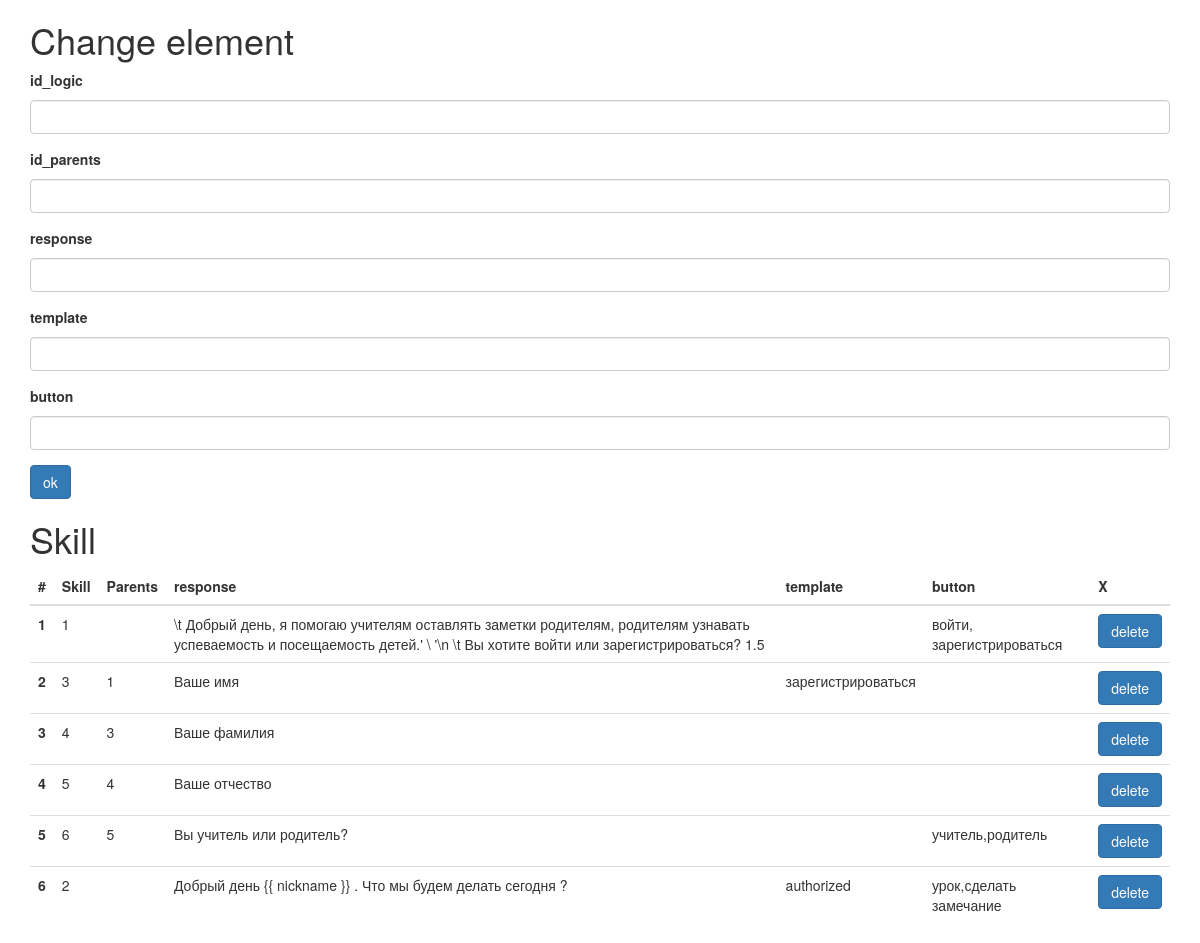
The page /info on the database as committed earlier.
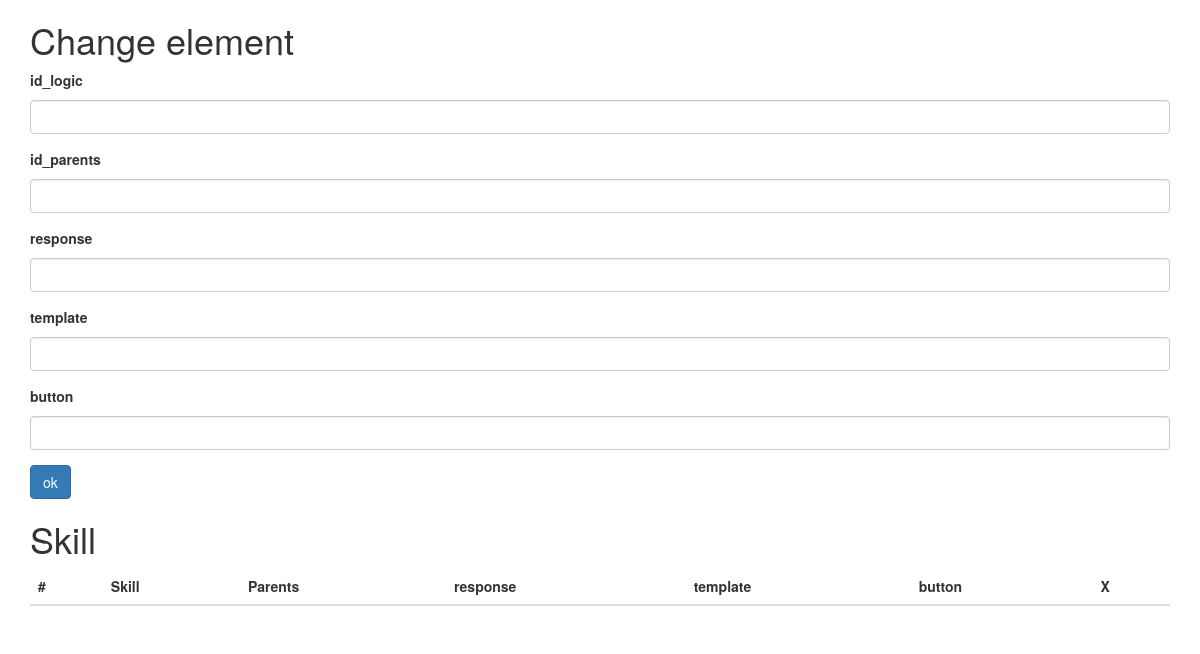
The same page on the database as committed later.
### app.py (models this page shows, shortened)
class Logic(db.Model):
    __tablename__ = 'logic_skill'
    id_logic = db.Column(db.Integer, primary_key=True)
    id_parents = db.Column(db.String(64))
    response = db.Column(db.String(256))
    template = db.Column(db.String(256))
    button = db.Column(db.String(256))

### app.py (the view, shortened to what this page needs)
@app.route('/info', methods=['GET', 'POST'])
def info():
    form = FormAddSkill()
    delform = FormDeleteSkill()
    if request.form.get('id_del') != None:
        Logic.query.filter_by(id_logic=request.form.get('id_del')).delete()
        db.session.commit()
    elif request.form.get('id_parents') != None:
        skill = Logic(id_parents = request.form.get('id_parents'), response = request.form.get('response'),
                      template = request.form.get('template'), button = request.form.get('button'))
        db.session.add(skill)
        db.session.commit()
    logic = Logic.query.all()
    logic = sorted(logic, key=lambda logic: logic.id_parents)
    rekurs_element = {}
    rekursia(logic,'',0,rekurs_element)
    logic = sorted(logic,key=lambda logic: rekurs_element[logic.id_logic])
    return render_template('info.html', title="Личный кабинет", logic=logic, form=form, delform=delform)

### forms.py
class FormAddSkill(Form):
    id_logic = StringField('id_logic')
    id_parents = StringField('id_parents')
    response = StringField('response', validators=[DataRequired()])
    template = StringField('template')
    button = StringField('button')
    submit = SubmitField('ok')

class FormDeleteSkill(Form):
    id_del = HiddenField('id_del')
    deletSub = SubmitField('delete')

### app.py (called while the page is built)
def rekursia(logic,id_parents,iterator,rekurs_element):
    for val in logic:
        if val.id_parents == str(id_parents) and  rekurs_element.get(val.id_logic,0) == 0:
            rekurs_element[val.id_logic] = len(rekurs_element);
            rekursia(logic,val.id_logic,len(rekurs_element),rekurs_element)

### templates/info.html (shortened to what this page needs)
{% extends 'bootstrap/base.html' %}
{% import "bootstrap/wtf.html" as wtf %}
{% block content %}
<div class="container">
    <h1>Change element</h1>
    <form method="post" action="">
          <div class="form-group">
            <label for="exampleInputPassword1">{{ form.id_logic.label }} </label>
            {{ form.id_logic(size=20,class_="form-control") }}
          </div>
          <div class="form-group">
            <label for="exampleInputPassword1"> {{ form.id_parents.label }}</label>
            {{ form.id_parents(size=20,class_="form-control") }}
          </div>
        <div class="form-group">
            <label for="exampleInputPassword1">{{ form.response.label }} </label>
             {{ form.response(size=200,class_="form-control") }}
          </div>
         <div class="form-group">
            <label for="exampleInputPassword1">{{ form.template.label }}</label>
             {{ form.template(size=200,class_="form-control") }}
          </div>
           <div class="form-group">
            <label for="exampleInputPassword1">{{ form.button.label }}</label>
             {{ form.button(size=200,class_="form-control") }}
          </div>
         {{ form.submit(class_="btn btn-primary") }}
    </form>
    <h1>Skill</h1>
     <table class="table table-sm">
     <thead>
        <tr>
            <th scope="col">#</th>
            <th scope="col">Skill</th>
            <th scope="col">Parents</th>
            <th scope="col">response</th>
            <th scope="col">template</th>
            <th scope="col">button</th>
            <th scope="col">X</th>
        </tr>
     </thead>
         {% for log in logic %}
             <tr>
                  <th scope="row">{{ loop.index }}</th>
                  <td>{{ log.id_logic }}</td>
                  <td>{{ log.id_parents }}</td>
                  <td>{{ log.response }}</td>
                  <td>{{ log.template }}</td>
                  <td>{{ log.button }}</td>
                  <td>
                       <form method="post" action="">
                           {{ delform.deletSub(class_="btn btn-primary") }}
                       </form>
                  </td>
             </tr>
         {% endfor %}
     </table>
</div>
{% endblock %}

Rows that differ between the two databases and show on the page:
removed Logic: id_logic "1", response "\\t Добрый день, я помогаю учителям оставлять заметки родителям, родителям узнавать успеваемость и посещаемость детей.' \\ '\\n \\t Вы хотите войти или зарегистрироваться? 1.5", button "войти, зарегистрироваться"
removed Logic: id_logic "3", id_parents "1", response "Ваше имя", template "зарегистрироваться"
removed Logic: id_logic "4", id_parents "3", response "Ваше фамилия"
removed Logic: id_logic "5", id_parents "4", response "Ваше отчество"
removed Logic: id_logic "6", id_parents "5", response "Вы учитель или родитель?", button "учитель,родитель"
removed Logic: id_logic "2", response "Добрый день {{ nickname }} . Что мы будем делать сегодня ?", template "authorized", button "урок,сделать замечание"
